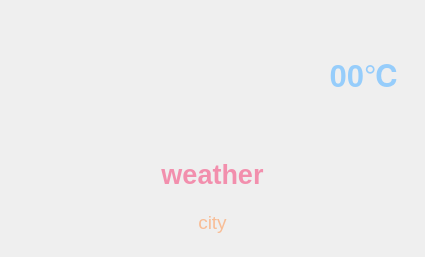
<?xml version="1.0" encoding="UTF-8"?>
<ui version="4.0">
 <class>Weather</class>
 <widget class="QWidget" name="Weather">
  <property name="geometry">
   <rect>
    <x>0</x>
    <y>0</y>
    <width>425</width>
    <height>257</height>
   </rect>
  </property>
  <property name="windowTitle">
   <string>Form</string>
  </property>
  <layout class="QVBoxLayout" name="verticalLayout">
   <property name="spacing">
    <number>0</number>
   </property>
   <property name="leftMargin">
    <number>0</number>
   </property>
   <property name="topMargin">
    <number>0</number>
   </property>
   <property name="rightMargin">
    <number>0</number>
   </property>
   <property name="bottomMargin">
    <number>0</number>
   </property>
   <item>
    <widget class="QWidget" name="widget" native="true">
     <property name="styleSheet">
      <string notr="true">QWidget{
	border-bottom-left-radius:0px;
	border-bottom-right-radius:0px;
}</string>
     </property>
     <layout class="QHBoxLayout" name="horizontalLayout">
      <property name="spacing">
       <number>0</number>
      </property>
      <property name="leftMargin">
       <number>20</number>
      </property>
      <property name="topMargin">
       <number>20</number>
      </property>
      <property name="rightMargin">
       <number>20</number>
      </property>
      <property name="bottomMargin">
       <number>0</number>
      </property>
      <item>
       <widget class="QLabel" name="weatherIcon">
        <property name="minimumSize">
         <size>
          <width>60</width>
          <height>60</height>
         </size>
        </property>
        <property name="maximumSize">
         <size>
          <width>60</width>
          <height>60</height>
         </size>
        </property>
        <property name="text">
         <string/>
        </property>
        <property name="pixmap">
         <pixmap resource="icon.qrc">:/weather/weather/quest.png</pixmap>
        </property>
        <property name="scaledContents">
         <bool>true</bool>
        </property>
        <property name="alignment">
         <set>Qt::AlignBottom|Qt::AlignLeading|Qt::AlignLeft</set>
        </property>
       </widget>
      </item>
      <item>
       <spacer name="horizontalSpacer">
        <property name="orientation">
         <enum>Qt::Horizontal</enum>
        </property>
        <property name="sizeHint" stdset="0">
         <size>
          <width>214</width>
          <height>20</height>
         </size>
        </property>
       </spacer>
      </item>
      <item>
       <widget class="QLabel" name="temp">
        <property name="minimumSize">
         <size>
          <width>80</width>
          <height>80</height>
         </size>
        </property>
        <property name="maximumSize">
         <size>
          <width>80</width>
          <height>80</height>
         </size>
        </property>
        <property name="font">
         <font>
          <pointsize>23</pointsize>
          <bold>true</bold>
         </font>
        </property>
        <property name="styleSheet">
         <string notr="true">QLabel{
	color: rgb(150, 205, 251);
}</string>
        </property>
        <property name="text">
         <string>00℃</string>
        </property>
        <property name="alignment">
         <set>Qt::AlignCenter</set>
        </property>
       </widget>
      </item>
     </layout>
    </widget>
   </item>
   <item>
    <widget class="QWidget" name="widget_2" native="true">
     <property name="styleSheet">
      <string notr="true">QWidget{
	border-top-left-radius:0px;
	border-top-right-radius:0px;
}</string>
     </property>
     <layout class="QVBoxLayout" name="verticalLayout_2">
      <item>
       <widget class="QLabel" name="weatherType">
        <property name="font">
         <font>
          <pointsize>20</pointsize>
          <bold>true</bold>
         </font>
        </property>
        <property name="styleSheet">
         <string notr="true">QLabel{
	color: rgb(242, 143, 173);
}</string>
        </property>
        <property name="text">
         <string>weather</string>
        </property>
        <property name="alignment">
         <set>Qt::AlignBottom|Qt::AlignHCenter</set>
        </property>
       </widget>
      </item>
      <item>
       <widget class="QLabel" name="location">
        <property name="font">
         <font>
          <pointsize>14</pointsize>
          <bold>false</bold>
         </font>
        </property>
        <property name="styleSheet">
         <string notr="true">QLabel{	
	color: rgb(248, 189, 150);
}
</string>
        </property>
        <property name="text">
         <string>city</string>
        </property>
        <property name="alignment">
         <set>Qt::AlignCenter</set>
        </property>
       </widget>
      </item>
     </layout>
    </widget>
   </item>
  </layout>
 </widget>
 <resources>
  <include location="icon.qrc"/>
 </resources>
 <connections/>
</ui>
